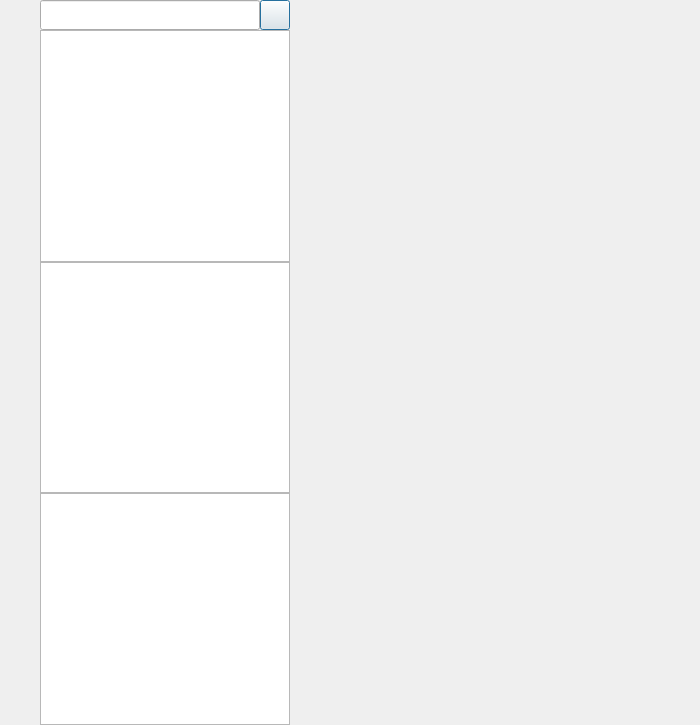
<?xml version="1.0" encoding="UTF-8"?>
<ui version="4.0">
 <class>ChatDialog</class>
 <widget class="QDialog" name="ChatDialog">
  <property name="geometry">
   <rect>
    <x>0</x>
    <y>0</y>
    <width>700</width>
    <height>725</height>
   </rect>
  </property>
  <property name="windowTitle">
   <string>Dialog</string>
  </property>
  <layout class="QHBoxLayout" name="horizontalLayout">
   <property name="spacing">
    <number>0</number>
   </property>
   <property name="leftMargin">
    <number>0</number>
   </property>
   <property name="topMargin">
    <number>0</number>
   </property>
   <property name="rightMargin">
    <number>0</number>
   </property>
   <property name="bottomMargin">
    <number>0</number>
   </property>
   <item>
    <widget class="QWidget" name="side_bar" native="true">
     <property name="sizePolicy">
      <sizepolicy hsizetype="Fixed" vsizetype="Expanding">
       <horstretch>0</horstretch>
       <verstretch>0</verstretch>
      </sizepolicy>
     </property>
     <property name="minimumSize">
      <size>
       <width>40</width>
       <height>0</height>
      </size>
     </property>
     <property name="maximumSize">
      <size>
       <width>40</width>
       <height>16777215</height>
      </size>
     </property>
     <layout class="QVBoxLayout" name="verticalLayout">
      <property name="spacing">
       <number>0</number>
      </property>
      <property name="leftMargin">
       <number>0</number>
      </property>
      <property name="topMargin">
       <number>0</number>
      </property>
      <property name="rightMargin">
       <number>0</number>
      </property>
      <property name="bottomMargin">
       <number>0</number>
      </property>
      <item>
       <widget class="QWidget" name="widget" native="true">
        <property name="minimumSize">
         <size>
          <width>40</width>
          <height>0</height>
         </size>
        </property>
        <property name="maximumSize">
         <size>
          <width>40</width>
          <height>16777215</height>
         </size>
        </property>
        <layout class="QVBoxLayout" name="verticalLayout_3">
         <property name="spacing">
          <number>20</number>
         </property>
         <property name="leftMargin">
          <number>5</number>
         </property>
         <property name="topMargin">
          <number>30</number>
         </property>
         <property name="rightMargin">
          <number>5</number>
         </property>
         <property name="bottomMargin">
          <number>30</number>
         </property>
         <item>
          <widget class="QLabel" name="side_head_lb">
           <property name="minimumSize">
            <size>
             <width>30</width>
             <height>30</height>
            </size>
           </property>
           <property name="maximumSize">
            <size>
             <width>30</width>
             <height>30</height>
            </size>
           </property>
           <property name="text">
            <string/>
           </property>
          </widget>
         </item>
         <item>
          <widget class="StateWidget" name="side_chat_lb" native="true">
           <property name="minimumSize">
            <size>
             <width>30</width>
             <height>30</height>
            </size>
           </property>
           <property name="maximumSize">
            <size>
             <width>30</width>
             <height>30</height>
            </size>
           </property>
          </widget>
         </item>
         <item>
          <widget class="StateWidget" name="side_contact_lb" native="true">
           <property name="minimumSize">
            <size>
             <width>30</width>
             <height>30</height>
            </size>
           </property>
           <property name="maximumSize">
            <size>
             <width>30</width>
             <height>30</height>
            </size>
           </property>
          </widget>
         </item>
        </layout>
       </widget>
      </item>
      <item>
       <spacer name="verticalSpacer">
        <property name="orientation">
         <enum>Qt::Vertical</enum>
        </property>
        <property name="sizeHint" stdset="0">
         <size>
          <width>20</width>
          <height>40</height>
         </size>
        </property>
       </spacer>
      </item>
     </layout>
    </widget>
   </item>
   <item>
    <widget class="QWidget" name="chat_user_wid" native="true">
     <property name="minimumSize">
      <size>
       <width>200</width>
       <height>0</height>
      </size>
     </property>
     <property name="maximumSize">
      <size>
       <width>250</width>
       <height>16777215</height>
      </size>
     </property>
     <layout class="QVBoxLayout" name="verticalLayout_2">
      <property name="spacing">
       <number>0</number>
      </property>
      <property name="leftMargin">
       <number>0</number>
      </property>
      <property name="topMargin">
       <number>0</number>
      </property>
      <property name="rightMargin">
       <number>0</number>
      </property>
      <property name="bottomMargin">
       <number>0</number>
      </property>
      <item>
       <widget class="QWidget" name="search_wid" native="true">
        <property name="minimumSize">
         <size>
          <width>0</width>
          <height>30</height>
         </size>
        </property>
        <layout class="QHBoxLayout" name="horizontalLayout_2">
         <property name="spacing">
          <number>0</number>
         </property>
         <property name="leftMargin">
          <number>0</number>
         </property>
         <property name="topMargin">
          <number>0</number>
         </property>
         <property name="rightMargin">
          <number>0</number>
         </property>
         <property name="bottomMargin">
          <number>0</number>
         </property>
         <item>
          <widget class="CustomizeEdit" name="search_edit">
           <property name="minimumSize">
            <size>
             <width>0</width>
             <height>30</height>
            </size>
           </property>
           <property name="maximumSize">
            <size>
             <width>16777215</width>
             <height>30</height>
            </size>
           </property>
          </widget>
         </item>
         <item>
          <widget class="ClickedBtn" name="add_btn">
           <property name="minimumSize">
            <size>
             <width>30</width>
             <height>30</height>
            </size>
           </property>
           <property name="maximumSize">
            <size>
             <width>30</width>
             <height>30</height>
            </size>
           </property>
           <property name="text">
            <string/>
           </property>
          </widget>
         </item>
        </layout>
       </widget>
      </item>
      <item>
       <widget class="ChatUserList" name="chat_user_list"/>
      </item>
      <item>
       <widget class="SearchList" name="search_list"/>
      </item>
      <item>
       <widget class="ContactUserList" name="con_user_list"/>
      </item>
     </layout>
    </widget>
   </item>
   <item>
    <widget class="QStackedWidget" name="stackedWidget">
     <property name="currentIndex">
      <number>2</number>
     </property>
     <widget class="ChatPage" name="chat_page"/>
     <widget class="ApplyFriendPage" name="friend_apply_page"/>
     <widget class="FriendInfoPage" name="friend_info_page"/>
    </widget>
   </item>
  </layout>
 </widget>
 <customwidgets>
  <customwidget>
   <class>ClickedBtn</class>
   <extends>QPushButton</extends>
   <header>clickedbtn.h</header>
  </customwidget>
  <customwidget>
   <class>CustomizeEdit</class>
   <extends>QLineEdit</extends>
   <header location="global">customizeedit.h</header>
  </customwidget>
  <customwidget>
   <class>ChatUserList</class>
   <extends>QListWidget</extends>
   <header location="global">chatuserlist.h</header>
  </customwidget>
  <customwidget>
   <class>ChatPage</class>
   <extends>QWidget</extends>
   <header location="global">chatpage.h</header>
   <container>1</container>
  </customwidget>
  <customwidget>
   <class>StateWidget</class>
   <extends>QWidget</extends>
   <header location="global">statewidget.h</header>
   <container>1</container>
  </customwidget>
  <customwidget>
   <class>SearchList</class>
   <extends>QListWidget</extends>
   <header location="global">searchlist.h</header>
  </customwidget>
  <customwidget>
   <class>ContactUserList</class>
   <extends>QListWidget</extends>
   <header location="global">contactuserlist.h</header>
  </customwidget>
  <customwidget>
   <class>ApplyFriendPage</class>
   <extends>QWidget</extends>
   <header location="global">applyfriendpage.h</header>
   <container>1</container>
  </customwidget>
  <customwidget>
   <class>FriendInfoPage</class>
   <extends>QWidget</extends>
   <header location="global">friendinfopage.h</header>
   <container>1</container>
  </customwidget>
 </customwidgets>
 <resources/>
 <connections/>
</ui>
